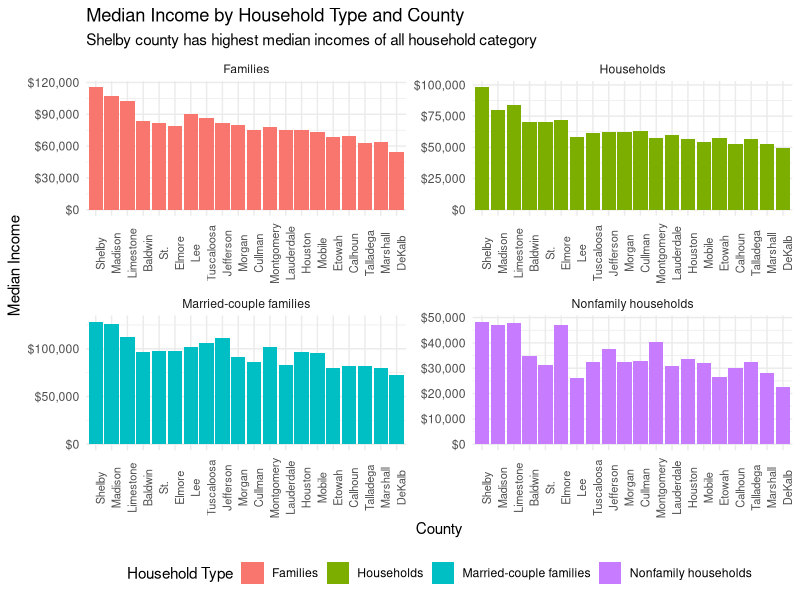
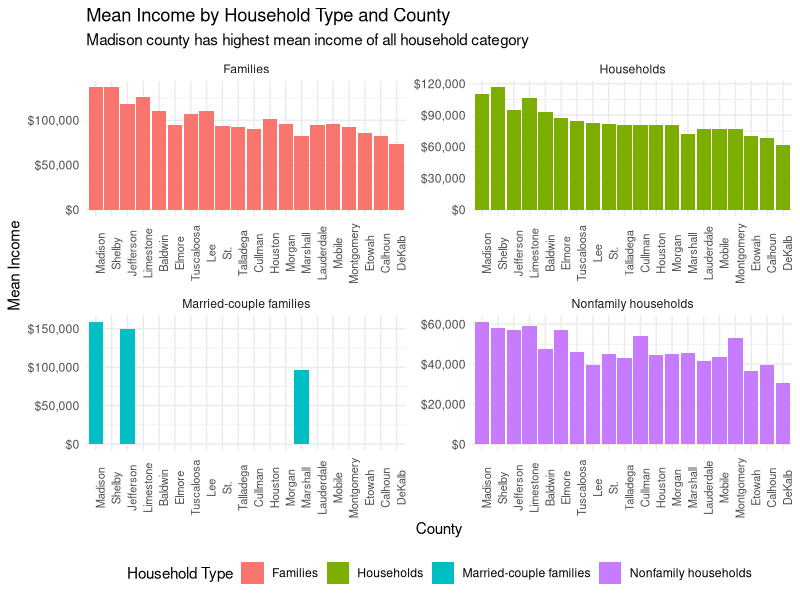

Reproduce these figures in R, in order.
## ---- chunk 1
#| label: setup
#| message: false
#| 

library(tidyverse)
library(readxl)

## ---- chunk 2
#| label: plot
#| 

df <- read_excel("data/df1.xlsx", sheet = "data1")

## ---- chunk 3
# Plotting
ggplot(df, aes(x = fct_rev(fct_reorder(county, median_income)), y = median_income, fill = household_types)) +
  geom_bar(stat = "identity", position = position_dodge()) +
  labs(title = "Median Income by Household Type and County",
       subtitle = "Shelby county has highest median incomes of all household category",
       x = "County",
       y = "Median Income",
       fill = "Household Type") +
  theme_minimal() +
  theme(axis.text.x = element_text(angle = 90, size = 8), legend.position = "bottom") +
  scale_y_continuous(labels = scales::label_dollar()) +
  facet_wrap(~ household_types, scales = "free")
## ---- chunk 4
#| warning: false

# Plotting
ggplot(df, aes(x = fct_rev(fct_reorder(county, mean_income)), y = mean_income, fill = household_types)) +
  geom_bar(stat = "identity", position = position_dodge()) +
  labs(title = "Mean Income by Household Type and County",
       subtitle = "Madison county has highest mean income of all household category",
       x = "County",
       y = "Mean Income",
       fill = "Household Type") +
  theme_minimal() +
  theme(axis.text.x = element_text(angle = 90,size = 8), legend.position = "bottom") +
  scale_y_continuous(labels = scales::label_dollar()) +
  facet_wrap(~ household_types, scales = "free")
